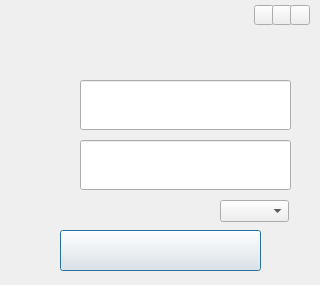
<?xml version="1.0" encoding="UTF-8"?>
<ui version="4.0">
 <class>CLogin</class>
 <widget class="QDialog" name="CLogin">
  <property name="windowModality">
   <enum>Qt::NonModal</enum>
  </property>
  <property name="geometry">
   <rect>
    <x>0</x>
    <y>0</y>
    <width>320</width>
    <height>285</height>
   </rect>
  </property>
  <property name="windowTitle">
   <string>Dialog</string>
  </property>
  <widget class="QPushButton" name="pb_login">
   <property name="geometry">
    <rect>
     <x>60</x>
     <y>230</y>
     <width>201</width>
     <height>41</height>
    </rect>
   </property>
   <property name="font">
    <font>
     <pointsize>20</pointsize>
     <weight>75</weight>
     <bold>true</bold>
    </font>
   </property>
   <property name="cursor">
    <cursorShape>OpenHandCursor</cursorShape>
   </property>
   <property name="text">
    <string/>
   </property>
  </widget>
  <widget class="QPushButton" name="pb_set">
   <property name="geometry">
    <rect>
     <x>254</x>
     <y>5</y>
     <width>20</width>
     <height>20</height>
    </rect>
   </property>
   <property name="text">
    <string/>
   </property>
  </widget>
  <widget class="QComboBox" name="cb_status">
   <property name="geometry">
    <rect>
     <x>220</x>
     <y>200</y>
     <width>69</width>
     <height>22</height>
    </rect>
   </property>
  </widget>
  <widget class="QLineEdit" name="le_username">
   <property name="geometry">
    <rect>
     <x>80</x>
     <y>80</y>
     <width>211</width>
     <height>50</height>
    </rect>
   </property>
   <property name="font">
    <font>
     <pointsize>20</pointsize>
    </font>
   </property>
  </widget>
  <widget class="QLineEdit" name="le_userpassword">
   <property name="geometry">
    <rect>
     <x>80</x>
     <y>140</y>
     <width>211</width>
     <height>50</height>
    </rect>
   </property>
   <property name="font">
    <font>
     <pointsize>20</pointsize>
    </font>
   </property>
  </widget>
  <widget class="QLabel" name="username">
   <property name="geometry">
    <rect>
     <x>30</x>
     <y>79</y>
     <width>54</width>
     <height>12</height>
    </rect>
   </property>
   <property name="text">
    <string/>
   </property>
  </widget>
  <widget class="QLabel" name="userpassword">
   <property name="geometry">
    <rect>
     <x>30</x>
     <y>140</y>
     <width>54</width>
     <height>12</height>
    </rect>
   </property>
   <property name="text">
    <string/>
   </property>
  </widget>
  <widget class="QLabel" name="lb_curtime">
   <property name="geometry">
    <rect>
     <x>40</x>
     <y>200</y>
     <width>81</width>
     <height>16</height>
    </rect>
   </property>
   <property name="text">
    <string/>
   </property>
  </widget>
  <widget class="QLabel" name="lb_logo">
   <property name="geometry">
    <rect>
     <x>5</x>
     <y>5</y>
     <width>24</width>
     <height>24</height>
    </rect>
   </property>
   <property name="text">
    <string/>
   </property>
  </widget>
  <widget class="QPushButton" name="pb_about">
   <property name="geometry">
    <rect>
     <x>272</x>
     <y>5</y>
     <width>20</width>
     <height>20</height>
    </rect>
   </property>
   <property name="text">
    <string/>
   </property>
  </widget>
  <widget class="QPushButton" name="pb_close">
   <property name="geometry">
    <rect>
     <x>290</x>
     <y>5</y>
     <width>20</width>
     <height>20</height>
    </rect>
   </property>
   <property name="text">
    <string/>
   </property>
  </widget>
  <widget class="QLabel" name="lb_topbar">
   <property name="geometry">
    <rect>
     <x>0</x>
     <y>0</y>
     <width>321</width>
     <height>30</height>
    </rect>
   </property>
   <property name="text">
    <string/>
   </property>
  </widget>
  <widget class="QLabel" name="lb_warnning">
   <property name="geometry">
    <rect>
     <x>70</x>
     <y>50</y>
     <width>181</width>
     <height>16</height>
    </rect>
   </property>
   <property name="text">
    <string/>
   </property>
  </widget>
  <zorder>lb_topbar</zorder>
  <zorder>pb_login</zorder>
  <zorder>pb_set</zorder>
  <zorder>cb_status</zorder>
  <zorder>le_username</zorder>
  <zorder>le_userpassword</zorder>
  <zorder>username</zorder>
  <zorder>userpassword</zorder>
  <zorder>lb_curtime</zorder>
  <zorder>lb_logo</zorder>
  <zorder>pb_about</zorder>
  <zorder>pb_close</zorder>
  <zorder>lb_warnning</zorder>
 </widget>
 <resources/>
 <connections/>
</ui>
